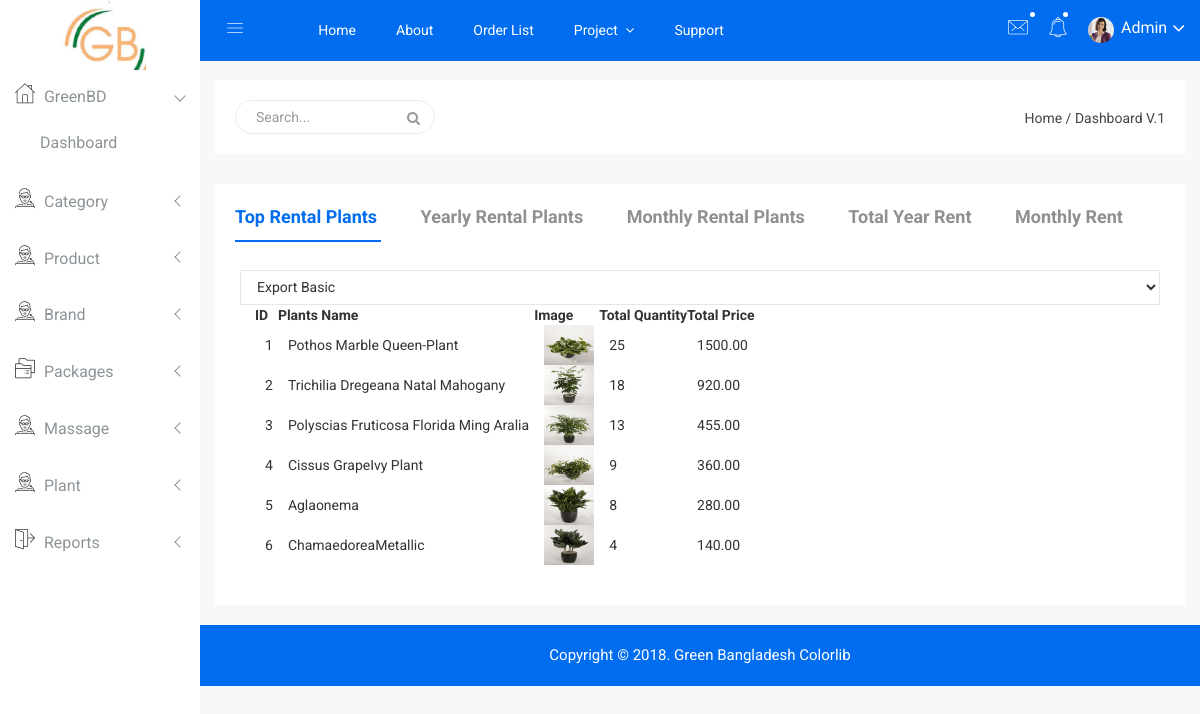
The page /admin/plant_report.php on the database its author committed.
### tables this page shows
CREATE TABLE `plants` (
  `plant_id` int(11) NOT NULL,
  `plant_name` varchar(255) NOT NULL,
  `rate` int(10) NOT NULL COMMENT 'Per day',
  `stock` int(10) NOT NULL,
  `image` varchar(255) NOT NULL,
  `date` timestamp NOT NULL DEFAULT CURRENT_TIMESTAMP
);

### lib/database.php (called while the page is built, shortened)
<?php
class Database{
	public $host   = DB_HOST;
	public $user   = DB_USER;
	public $pass   = DB_PASS;
	public $dbname = DB_NAME;
	public $link;
	private function dbconnect(){
		$this->link = new mysqli($this->host, $this->user, $this->pass, $this->dbname);
	}
	public function select($query){
		$result = $this->link->query($query) or die($this->link->error.__LINK__);
		if ($result->num_rows > 0) {
			return $result;
		}else{
			return false;
		}
	}
}
?>

### classes/product.php (called while the page is built, shortened)
<?php
	$realpath = realpath(dirname(__FILE__));
	include_once ($realpath.'/../lib/database.php');
?>
<?php
	class Product{
		private $db;
		public function __construct(){
			$this->db = new Database();
		}
        public function get_top_rental_plant(){
            $queryTopSell = "SELECT * from plants as p,
			(SELECT o.plant_id, SUM(o.quantity) AS total_quantity,
			SUM(o.total_price) AS total_amount FROM customepackage AS oi,
			customepackagedetails AS o WHERE oi.cus_pkg_id = o.cus_pkg_id AND oi.status = 'complete'
			 GROUP BY o.plant_id DESC LIMIT 10) AS ts
			 WHERE ts.plant_id = p.plant_id
			 ORDER BY ts.total_quantity DESC";
            $result = $this->db->select($queryTopSell);
            return $result;
        }
}
?>

### admin/plant_report.php (the view, shortened to what this page needs)
<?php include 'tamp/link.php';?>
<?php include 'tamp/sidber.php';?>
<?php include '../classes/product.php';?>
<?php
$pro  = new Product();
?>
<div class="all-content-wrapper">
    <div class="container-fluid">
        <div class="row">
            <div class="col-lg-12 col-md-12 col-sm-12 col-xs-12">
                <div class="logo-pro">
                    <a href="index.html"><img class="main-logo" src="img/logo/logo.png" alt="" /></a>
                </div>
            </div>
        </div>
    </div>
    <?php include 'tamp/header.php';?>
    <div class="single-pro-review-area mt-t-30 mg-b-15">
        <div class="container-fluid">
            <div class="row">
                <div class="col-lg-12 col-md-12 col-sm-12 col-xs-12">
                    <div class="product-payment-inner-st">
                        <ul id="myTabedu1" class="tab-review-design">
                            <li class="active"><a href="#top"> Top Rental Plants</a></li>
                            <li><a href="#year">Yearly Rental Plants </a></li>
                            <li><a href="#month"> Monthly Rental Plants</a></li>
                            <li><a href="#total_year"> Total Year Rent</a></li>
                            <li><a href="#Monthly_sale">Monthly Rent</a></li>
                        </ul>
                        <div id="myTabContent" class="tab-content custom-product-edit">
                            <div class="product-tab-list tab-pane fade active in" id="top">
                                <div class="row">
                                    <div class="sparkline13-list">
                                        <div class="sparkline13-graph">
                                            <div class="datatable-dashv1-list custom-datatable-overright">
                                                <div id="toolbar">
                                                    <select class="form-control dt-tb">
                                                        <option value="">Export Basic</option>
                                                    </select>
                                                </div>
                                                <table id="table" data-toggle="table" data-pagination="true" data-search="true" data-show-columns="true" data-show-pagination-switch="true" data-show-refresh="true" data-key-events="true" data-show-toggle="true" data-resizable="true" data-cookie="true"
                                                       data-cookie-id-table="saveId" data-show-export="true" data-click-to-select="true" data-toolbar="#toolbar">
                                                    <thead>
                                                    <tr>
                                                        <th data-field="state" data-checkbox="true"></th>
                                                        <th data-field="id">ID</th>
                                                        <th data-field="name" data-editable="true">Plants Name</th>
                                                        <th data-field="task" >Image</th>
                                                        <th>Total Quantity</th>
                                                        <th>Total Price</th>
                                                    </tr>
                                                    </thead>
                                                    <tbody>
                                                    <?php
                                                    $getpro = $pro->get_top_rental_plant();
                                                    $i = 0;
                                                    if ($getpro) {
                                                        while ($result = $getpro->fetch_assoc()) {
                                                            $i++;
                                                            ?>
                                                            <tr>
                                                                <td></td>
                                                                <td><?php echo $i; ?></td>
                                                                <td><?php echo $result['plant_name']; ?></td>
                                                                <td><img src="<?php echo $result['image']; ?>" style="height:40px; width:50px;" />
                                                                <td><?php echo $result['total_quantity']; ?></td>
                                                                <td><?php echo $result['total_amount']; ?></td>
                                                            </tr>
                                                        <?php } } ?>
                                                    </tbody>
                                                </table>
                                            </div>
                                        </div>
                                    </div>
                                </div>
                            </div>
                        </div>
                    </div>
                </div>
            </div>
        </div>
    </div>
    <div class="footer-copyright-area">
        <div class="container-fluid">
            <div class="row">
                <div class="col-lg-12 col-md-12 col-sm-12 col-xs-12">
                    <div class="footer-copy-right">
                        <p>Copyright © 2018. Green Bangladesh <a href="https://colorlib.com/wp/templates/">Colorlib</a></p>
                    </div>
                </div>
            </div>
        </div>
    </div>
</div>
</body>
</html>

### admin/css/main.css (style rules this page uses)
html { color: #222; font-size: 1em; line-height: 1.4; }
audio, canvas, iframe, img, svg, video { vertical-align: middle; }

### rows shown on the page
plants: plant_name "Pothos Marble Queen-Plant", image (picture), total_quantity "25", total_amount "1500.00"
plants: plant_name "Trichilia Dregeana Natal Mahogany", image (picture), total_quantity "18", total_amount "920.00"
plants: plant_name "Polyscias Fruticosa Florida Ming Aralia", image (picture), total_quantity "13", total_amount "455.00"
plants: plant_name "Cissus GrapeIvy Plant", image (picture), total_quantity "9", total_amount "360.00"
plants: plant_name "Aglaonema", image (picture), total_quantity "8", total_amount "280.00"
plants: plant_name "ChamaedoreaMetallic", image (picture), total_quantity "4", total_amount "140.00"
